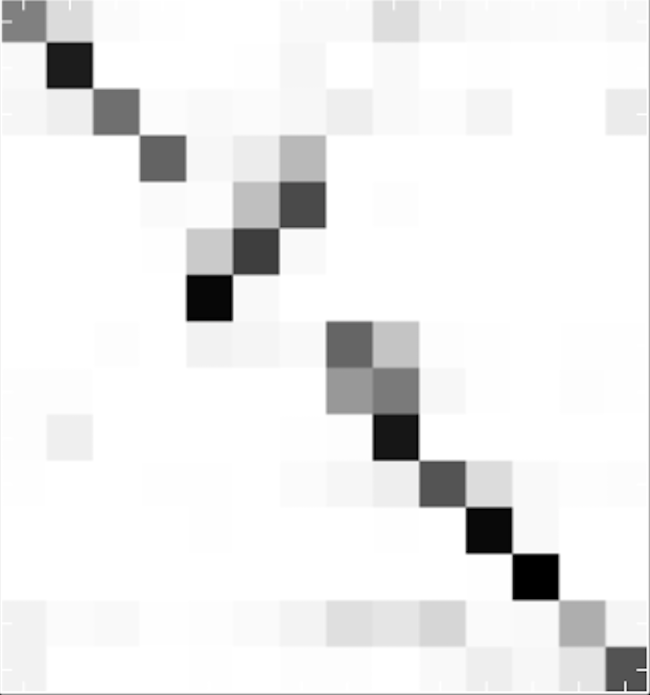
#> input picture bin/extract_data/matrix1.png, 1300 x 1390 px (shown at 1/2 size); its folder holds only this picture in this run
$ python process.py   (Python 2 division)   (older library calls are emulated)
#> lines starting #> are read from the running program, lines starting #| are printed output that depends on the picture
# Copyright 2018 Google LLC
#
# Licensed under the Apache License, Version 2.0 (the "License");
# you may not use this file except in compliance with the License.
# You may obtain a copy of the License at
#
#      http://www.apache.org/licenses/LICENSE-2.0
#
# Unless required by applicable law or agreed to in writing, software
# distributed under the License is distributed on an "AS IS" BASIS,
# WITHOUT WARRANTIES OR CONDITIONS OF ANY KIND, either express or implied.
# See the License for the specific language governing permissions and
# limitations under the License.

import numpy as np
from scipy import misc

name, grid = "matrix1", [15, 14, 3]
#name, grid = "matrix2", [33, 38, 3]

arr = misc.imread(name + ".png")
#> arr is the input picture: shape (1390, 1300, 4); mean R, G, B, A 236.9, 236.9, 236.9, 255
arr = arr.mean(2)
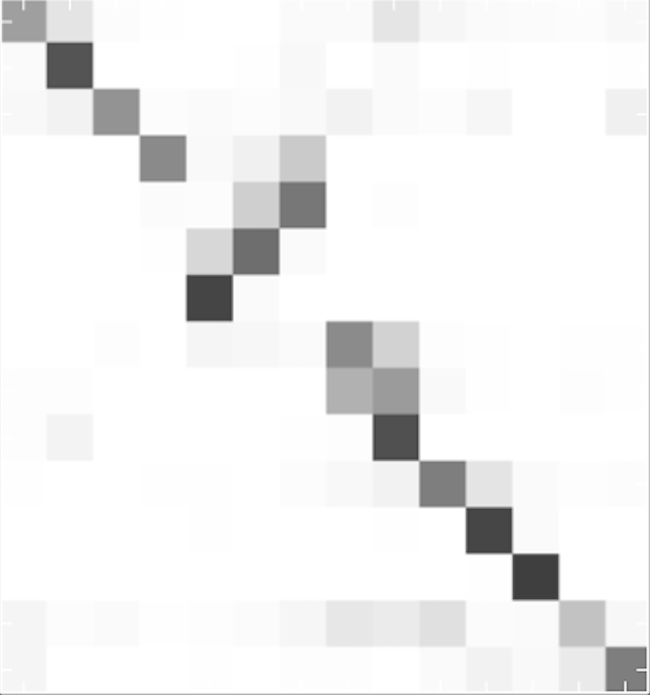
#> arr: shape (1390, 1300) float64 (shown at 1/2 size); min 63.75, max 255, mean 241.4

Dx = (arr.shape[0]+10)/grid[0]
#> Dx = 93
Dy = (arr.shape[1]+10)/grid[1]
#> Dy = 93

print (name + ".png"), "->", (name + "-out.png"), (name + "-out.csv")

new_arr = np.zeros(grid)
for x in xrange(grid[0]):
    for y in xrange(grid[1]):
        Ox, Oy = int(0.35*Dx), int(0.35*Dy)
        new_arr[x,y,:] = arr[Dx*x + Ox, Dy*y + Oy]

out = misc.imresize(new_arr, [5*Dx,5*Dy,1], interp="nearest")
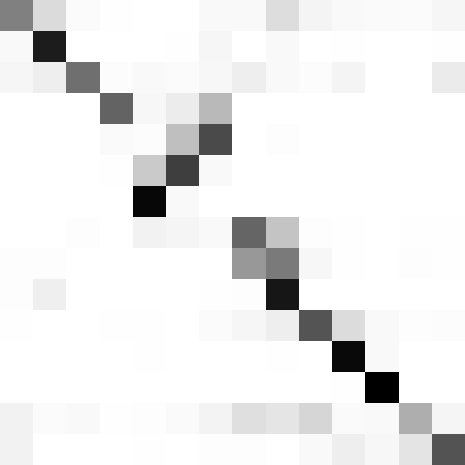
#> out: shape (465, 465, 3); min 0, max 255, mean 237.1
misc.imsave(name + "-out.png", out)

amin = arr.min()
#> amin = 63.75
amax = arr.max()
#> amax = 255

with file(name + "-out.csv", "w") as f:
    for y in xrange(grid[1]):
        for x in xrange(grid[0]):
            if x > 0:
                f.write(", ")
            f.write("%.2f" % (1 - (new_arr[x,y,0] - amin) / (amax-amin)))
        f.write("\n")
